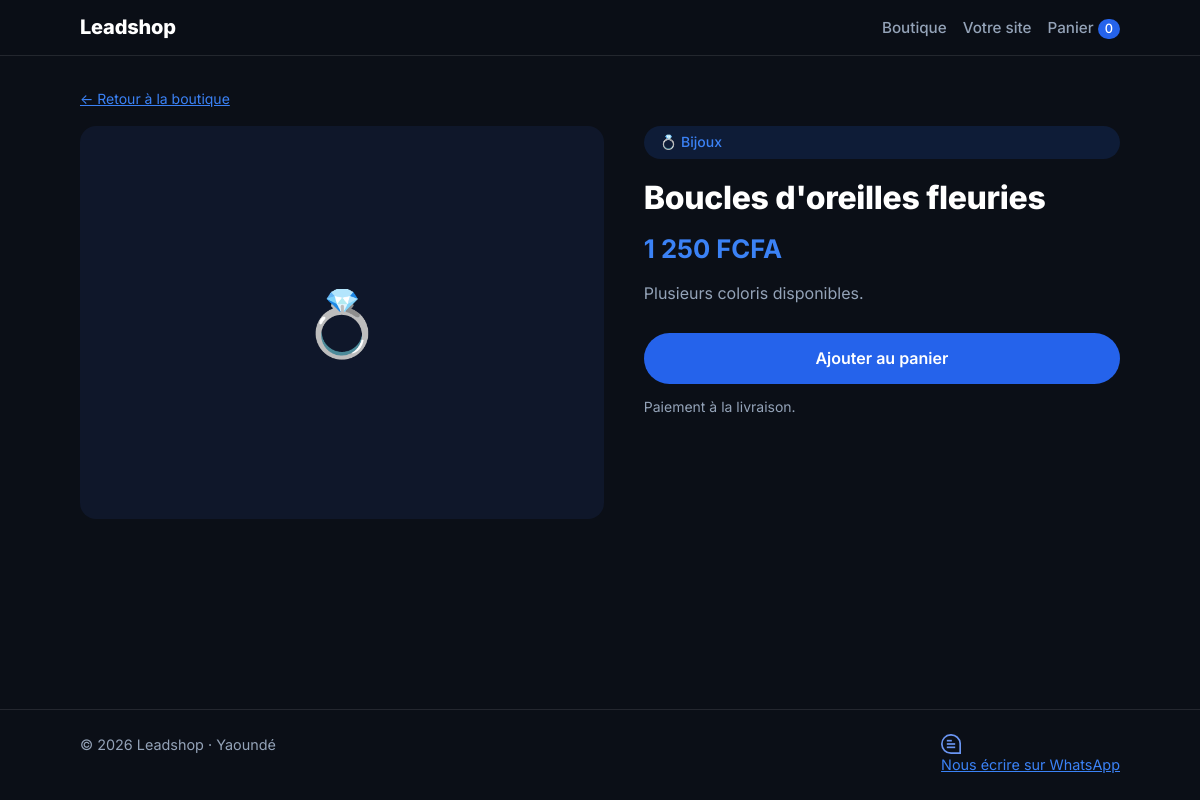
Page /produit.php?id=6 on the committed database.
### tables this page shows
CREATE TABLE products (
    id          INT UNSIGNED NOT NULL AUTO_INCREMENT PRIMARY KEY,
    name        VARCHAR(255) NOT NULL,
    description TEXT NULL,
    price       INT UNSIGNED NOT NULL,
    category    VARCHAR(100) NULL,
    image_path  VARCHAR(255) NULL,
    is_active   TINYINT(1) NOT NULL DEFAULT 1,
    created_at  DATETIME NOT NULL DEFAULT CURRENT_TIMESTAMP,
    updated_at  DATETIME NOT NULL DEFAULT CURRENT_TIMESTAMP ON UPDATE CURRENT_TIMESTAMP
);

### includes/functions.php (called while the page is built, shortened)
<?php
require_once __DIR__ . '/../config/database.php';
function e($value): string
{
    return htmlspecialchars((string) ($value ?? ''), ENT_QUOTES, 'UTF-8');
}
function format_price(int $amount): string
{
    return number_format($amount, 0, ',', ' ') . ' FCFA';
}
function url(string $path = ''): string
{
    return BASE_URL . '/' . ltrim($path, '/');
}
function category_icon(?string $category): string
{
    $icons = [
        'maison'     => '🕯️',
        'parfum'     => '🌸',
        'accessoire' => '💨',
        'bijoux'     => '💍',
        'cosmetique' => '🧴',
    ];
    return $icons[$category ?? ''] ?? '🛍️';
}

### includes/products.php (called while the page is built, shortened)
<?php
require_once __DIR__ . '/functions.php';
function get_images_for_products(array $productIds): array
{
    $ids = array_values(array_unique(array_map('intval', $productIds)));
    $placeholders = implode(',', array_fill(0, count($ids), '?'));
    $stmt = db()->prepare(
        "SELECT id, product_id, file_name, sort_order
         FROM product_images WHERE product_id IN ($placeholders)
         ORDER BY sort_order, id"
    );
    $stmt->execute($ids);
    $byProduct = [];
    return $byProduct;
}

### config/database.php (called while the page is built, shortened)
<?php
function db(): PDO
{
    static $pdo = null;
    if ($pdo === null) {
        $dsn = 'mysql:host=' . DB_HOST . ';dbname=' . DB_NAME . ';charset=' . DB_CHARSET;
        try {
            $pdo = new PDO($dsn, DB_USER, DB_PASS, [
                PDO::ATTR_ERRMODE            => PDO::ERRMODE_EXCEPTION,
                PDO::ATTR_DEFAULT_FETCH_MODE => PDO::FETCH_ASSOC,
                PDO::ATTR_EMULATE_PREPARES   => false,
            ]);
        } catch (PDOException $e) {
            error_log('Connexion BD impossible : ' . $e->getMessage());
            http_response_code(500);
            exit(APP_DEBUG
                ? 'Connexion à la base impossible : ' . htmlspecialchars($e->getMessage())
                : 'Service momentanément indisponible.');
        }
    }
    return $pdo;
}

### produit.php (the view, shortened to what this page needs)
<?php
require_once __DIR__ . '/includes/products.php';
$productId = (int) ($_GET['id'] ?? 0);
$stmt = db()->prepare('SELECT id, name, description, price, category FROM products WHERE id = ? AND is_active = 1');
$stmt->execute([$productId]);
$product = $stmt->fetch();
$images = get_images_for_products([$productId])[$productId] ?? [];
require __DIR__ . '/includes/header.php';
?>
<section class="section">
    <div class="container">
        <p class="small"><a href="<?= e(url('boutique.php')) ?>">← Retour à la boutique</a></p>
        <div class="product-detail">
            <div class="product-detail-media">
                <?php if ($images): ?>
                    <?php $galleryAlt = $product['name']; $gallerySize = 'full'; $galleryLink = ''; ?>
                    <?php include __DIR__ . '/includes/gallery.php'; ?>
                <?php else: ?>
                    <div class="product-thumb product-thumb-large" aria-hidden="true">
                        <span><?= category_icon($product['category'] ?? null) ?></span>
                    </div>
                <?php endif; ?>
            </div>
            <div class="product-detail-info">
                <?php if (!empty($product['category'])): ?>
                    <span class="pill-badge"><?= category_icon($product['category']) ?> <?= e(ucfirst($product['category'])) ?></span>
                <?php endif; ?>
                <h1 class="page-title"><?= e($product['name']) ?></h1>
                <p class="product-price product-price-large"><?= e(format_price((int) $product['price'])) ?></p>
                <?php if (!empty($product['description'])): ?>
                    <p class="muted"><?= nl2br(e($product['description'])) ?></p>
                <?php endif; ?>
                <form method="post" action="<?= e(url('panier.php')) ?>">
                    <button type="submit" class="btn btn-primary btn-block">Ajouter au panier</button>
                </form>
                <p class="muted small">Paiement à la livraison.</p>
            </div>
        </div>
    </div>
</section>
<?php require __DIR__ . '/includes/footer.php'; ?>

### assets/css/style.css (style rules this page uses)
:root { --bg-deep: #0B0F17; --bg: #0F172A; --surface: rgba(255, 255, 255, 0.05); --border: rgba(255, 255, 255, 0.10); --text: #FFFFFF; --muted: #94A3B8; --accent: #2563EB; --accent-bright: #3B82F6; --danger: #F87171; --success: #34D399; --warning: #FBBF24; --radius: 16px; --font: 'Inter', system-ui, -apple-system, 'Segoe UI', sans-serif; }
*, *::before, *::after { box-sizing: border-box; }
html { -webkit-text-size-adjust: 100%; }
body { margin: 0; min-height: 100vh; display: flex; flex-direction: column; background: var(--bg-deep); color: var(--text); font-family: var(--font); line-height: 1.55; }
a { color: var(--accent-bright); }
h1, h2, h3 { line-height: 1.2; margin: 0 0 0.5rem; }
p { margin: 0 0 1rem; }
.container { width: 100%; max-width: 1080px; margin: 0 auto; padding: 0 1.25rem; }
.muted { color: var(--muted); }
.small { font-size: 0.875rem; }
.btn { display: inline-flex; align-items: center; justify-content: center; gap: 0.5rem; padding: 0.75rem 1.5rem; border: 1px solid transparent; border-radius: 999px; font: inherit; font-weight: 600; text-decoration: none; cursor: pointer; transition: background 0.2s, border-color 0.2s; }
.btn-primary { background: var(--accent); color: #fff; }
.btn-block { width: 100%; }
.pill-badge { display: inline-block; padding: 0.35rem 1rem; border-radius: 999px; background: rgba(37, 99, 235, 0.15); color: var(--accent-bright); font-size: 0.875rem; font-weight: 500; }
.section { padding: 2rem 0; }
.page-title { font-size: 2rem; font-weight: 800; letter-spacing: -0.01em; margin-bottom: 1rem; }
.product-thumb { aspect-ratio: 4 / 3; display: flex; align-items: center; justify-content: center; overflow: hidden; border-radius: 12px; background: var(--bg); font-size: 2.25rem; margin-bottom: 0.4rem; }
.product-price { margin: 0.25rem 0 0.5rem; font-weight: 700; color: var(--accent-bright); }
.product-detail { display: grid; gap: 1.5rem; }
.product-detail-info { display: grid; gap: 0.75rem; align-content: start; }
.product-detail-info .page-title { margin: 0.5rem 0 0; }
.product-price-large { font-size: 1.6rem; margin: 0; }
.product-thumb-large { aspect-ratio: 4 / 3; font-size: 4rem; border-radius: var(--radius); }
@media (min-width: 800px) { .product-detail { grid-template-columns: 1.1fr 1fr; gap: 2.5rem; } }

### rows in the picture
products: category "💍", category "Bijoux", name "Boucles d'oreilles fleuries", price "1 250 FCFA", description "Plusieurs coloris disponibles."

### other values in the picture
SHOP_NAME "Leadshop"
cart_count() "0"
SHOP_CITY "Yaoundé"
